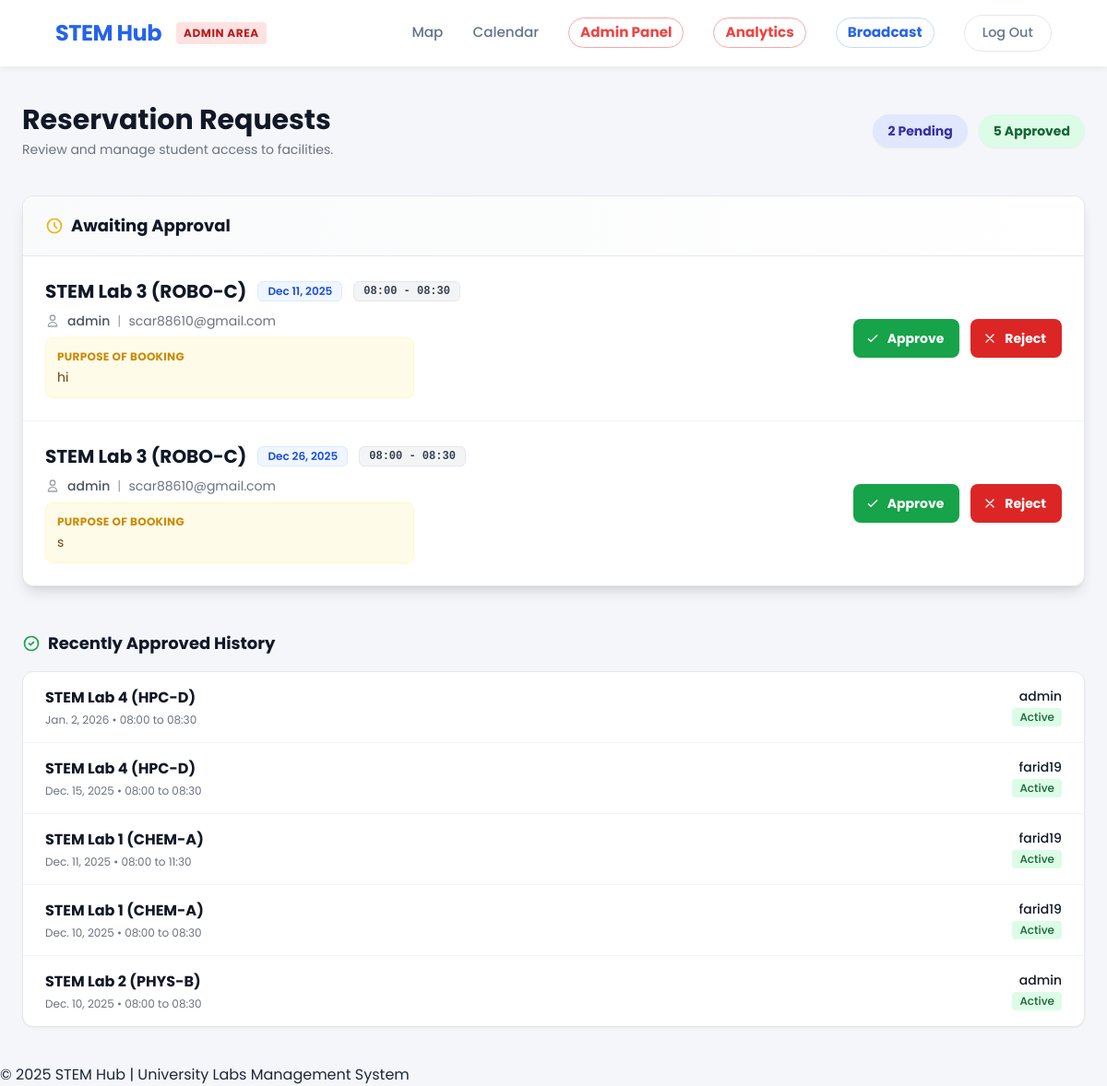
The page /reservations/dashboard/ (signed in) on the database as committed earlier.
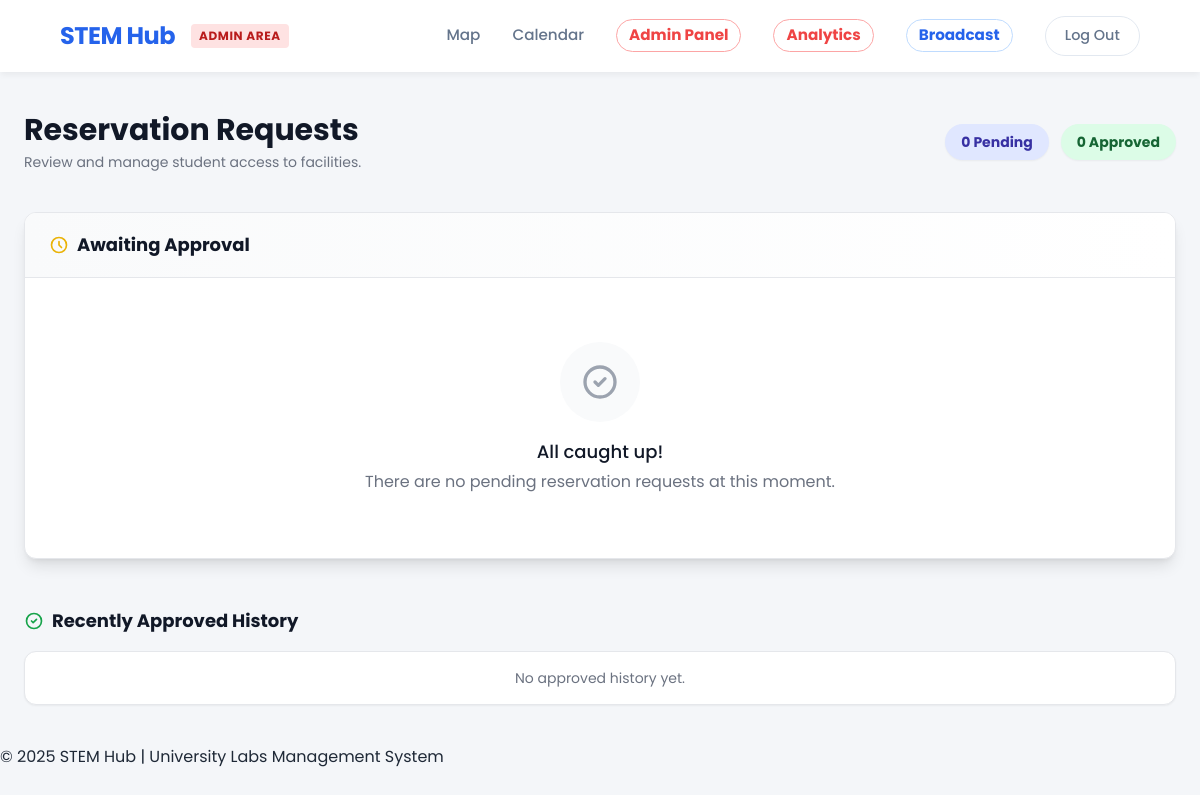
The same page on the database as committed later.
### reservations/models.py (models this page shows, shortened)
class Reservation(models.Model):
    STATUS_CHOICES = [
        ('PENDING', 'Pending Approval'),
        ('CONFIRMED', 'Confirmed'),
        ('REJECTED', 'Rejected'),
    ]
    user = models.ForeignKey(User, on_delete=models.CASCADE)
    lab = models.ForeignKey(Lab, on_delete=models.CASCADE)
    equipment = models.ManyToManyField(
        Equipment,
        blank=True,
        related_name='reservations',
        through='ReservationEquipment'
    )
    date = models.DateField()
    start_time = models.TimeField()
    end_time = models.TimeField()
    purpose = models.TextField(help_text="Reason for booking (e.g., Thesis Research, Class Project)")
    rejection_reason = models.TextField(blank=True, null=True, help_text="Reason why the admin rejected this request")
    status = models.CharField(max_length=10, choices=STATUS_CHOICES, default='PENDING')
    created_at = models.DateTimeField(auto_now_add=True)

### labs/models.py (models this page shows, shortened)
class Lab(models.Model):
    name = models.CharField(max_length=200)
    slug = models.SlugField(unique=True)
    capacity = models.PositiveIntegerField()
    description = models.TextField()
    map_svg_id = models.CharField(max_length=50, unique=True, help_text="Matches ID in Figma SVG")
    is_active = models.BooleanField(default=True)
    safety_guidelines = models.TextField()

### reservations/views.py (the view, shortened to what this page needs)
# urls.py: path('dashboard/', views.admin_dashboard, name='dashboard'),
@login_required
@user_passes_test(is_staff) # Restrict to Admins only
def admin_dashboard(request):
    pending_reservations = Reservation.objects.filter(status='PENDING').order_by('date')
    approved_reservations = Reservation.objects.filter(status='CONFIRMED').order_by('-date')[:10] # Show last 10
    context = {
        'pending_reservations': pending_reservations,
        'approved_reservations': approved_reservations
    }
    return render(request, 'reservations/admin_dashboard.html', context)

### notifications/context_processors.py (called while the page is built)
def user_notifications(request):
    if request.user.is_authenticated:
        notifs = Notification.objects.filter(recipient=request.user, is_read=False)
        return {
            'notifications_list': notifs,
            'unread_count': notifs.count()
        }
    return {}

### reservations/views.py (called while the page is built)
def is_staff(user):
    return user.is_staff

### CORE/templates/reservations/admin_dashboard.html (shortened to what the changed rows need)
{% load static %}
<!DOCTYPE html>
<html lang="en">
<head>
    <script src="https://cdn.tailwindcss.com"></script>
</head>
<body>
    <header>
        <div class="header-content">
            <div class="flex items-center gap-2">
                <h1><a href="/">STEM Hub</a></h1>
            </div>
        </div>
    </header>
    <main class="standard-container py-10">
        <div class="flex flex-col md:flex-row justify-between items-start md:items-center mb-10 gap-4">
            <div>
                <h2 class="text-3xl font-bold text-gray-900">Reservation Requests</h2>
            </div>
            <div class="flex items-center gap-3">
                <div class="bg-indigo-100 text-indigo-800 text-sm font-bold px-4 py-2 rounded-full shadow-sm">
                    {{ pending_reservations.count }} Pending
                </div>
                <div class="bg-green-100 text-green-800 text-sm font-bold px-4 py-2 rounded-full shadow-sm">
                    {{ approved_reservations.count }} Approved
                </div>
            </div>
        </div>
        <div class="bg-white shadow-lg overflow-hidden rounded-xl border border-gray-200 mb-12">
            {% if pending_reservations %}
            <ul class="divide-y divide-gray-100">
                {% for res in pending_reservations %}
                <li class="p-6 hover:bg-gray-50 transition duration-150 ease-in-out">
                    <div class="flex flex-col lg:flex-row justify-between items-start lg:items-center gap-6">
                        <div class="flex-grow space-y-2">
                            <div class="flex items-center gap-3 flex-wrap">
                                <h4 class="text-xl font-bold text-gray-900">{{ res.lab.name }}</h4>
                                <span class="px-2.5 py-0.5 rounded-md text-xs font-semibold bg-blue-50 text-blue-700 border border-blue-100">
                                    {{ res.date|date:"M d, Y" }}
                                </span>
                                <span class="px-2.5 py-0.5 rounded-md text-xs font-semibold bg-gray-100 text-gray-700 border border-gray-200 font-mono">
                                    {{ res.start_time|time:"H:i" }} - {{ res.end_time|time:"H:i" }}
                                </span>
                            </div>
                            <div class="flex items-center gap-2 text-sm text-gray-600">
                                <svg class="w-4 h-4 text-gray-400" fill="none" stroke="currentColor" viewBox="0 0 24 24"><path stroke-linecap="round" stroke-linejoin="round" stroke-width="2" d="M16 7a4 4 0 11-8 0 4 4 0 018 0zM12 14a7 7 0 00-7 7h14a7 7 0 00-7-7z"></path></svg>
                                <span class="font-medium">{{ res.user.username }}</span>
                                <span class="text-gray-400">|</span>
                                <span class="text-gray-500">{{ res.user.email }}</span>
                            </div>
                            <div class="mt-2 text-sm bg-yellow-50 text-yellow-900 p-3 rounded-lg border border-yellow-100 inline-block w-full lg:w-auto lg:min-w-[400px]">
                                <span class="font-bold text-xs uppercase tracking-wide text-yellow-600 block mb-1">Purpose of Booking</span>
                                {{ res.purpose }}
                            </div>
                        </div>
                        <div class="flex items-center gap-3 w-full lg:w-auto">
                            <form method="post" class="w-1/2 lg:w-auto" onsubmit="return confirm('Confirm approval for {{ res.user.username }}?');">
                                <button type="submit" class="w-full inline-flex justify-center items-center px-4 py-2.5 border border-transparent text-sm font-bold rounded-lg text-white bg-green-600 hover:bg-green-700 shadow-sm focus:outline-none focus:ring-2 focus:ring-offset-2 focus:ring-green-500 transition">
                                    <svg class="mr-2 -ml-1 h-4 w-4" fill="none" stroke="currentColor" viewBox="0 0 24 24"><path stroke-linecap="round" stroke-linejoin="round" stroke-width="2" d="M5 13l4 4L19 7"></path></svg>
                                    Approve
                                </button>
                            </form>
                            <button type="button" onclick="openRejectModal('{{ res.id }}', '{{ res.user.username }}')" class="w-1/2 lg:w-auto inline-flex justify-center items-center px-4 py-2.5 border border-transparent text-sm font-bold rounded-lg text-white bg-red-600 hover:bg-red-700 shadow-sm focus:outline-none focus:ring-2 focus:ring-offset-2 focus:ring-red-500 transition">
                                <svg class="mr-2 -ml-1 h-4 w-4" fill="none" stroke="currentColor" viewBox="0 0 24 24"><path stroke-linecap="round" stroke-linejoin="round" stroke-width="2" d="M6 18L18 6M6 6l12 12"></path></svg>
                                Reject
                            </button>
                        </div>
                    </div>
                </li>
                {% endfor %}
            </ul>
            {% else %}
            <div class="py-16 text-center">
                <div class="bg-gray-50 rounded-full w-20 h-20 flex items-center justify-center mx-auto mb-4">
                    <svg class="h-10 w-10 text-gray-400" fill="none" stroke="currentColor" viewBox="0 0 24 24"><path stroke-linecap="round" stroke-linejoin="round" stroke-width="2" d="M9 12l2 2 4-4m6 2a9 9 0 11-18 0 9 9 0 0118 0z"></path></svg>
                </div>
                <h3 class="text-lg font-medium text-gray-900">All caught up!</h3>
                <p class="text-gray-500 mt-1">There are no pending reservation requests at this moment.</p>
            </div>
            {% endif %}
        </div>
        <div class="bg-white shadow-sm overflow-hidden rounded-xl border border-gray-200">
            <ul class="divide-y divide-gray-100">
                {% for res in approved_reservations %}
                <li class="px-6 py-4 hover:bg-gray-50 transition flex justify-between items-center">
                    <div>
                        <span class="font-bold text-gray-900">{{ res.lab.name }}</span>
                        <div class="text-xs text-gray-500 mt-1">
                            {{ res.date }} • {{ res.start_time|time:"H:i" }} to {{ res.end_time|time:"H:i" }}
                        </div>
                    </div>
                    <div class="text-right">
                        <div class="text-sm font-medium text-gray-900">{{ res.user.username }}</div>
                        <span class="inline-flex items-center px-2 py-0.5 rounded text-xs font-medium bg-green-100 text-green-800">
                            Active
                        </span>
                    </div>
                </li>
                {% empty %}
                <li class="px-6 py-4 text-sm text-gray-500 text-center">No approved history yet.</li>
                {% endfor %}
            </ul>
        </div>
    </main>
</body>
</html>

Rows that differ between the two databases and show on the page:
removed Reservation: lab.name "STEM Lab 3 (ROBO-C)", date "Dec 11, 2025", start_time "08:00", end_time "08:30", user.username "admin", user.email "scar88610@gmail.com", purpose "hi", shown under "Awaiting Approval"
removed Reservation: lab.name "STEM Lab 3 (ROBO-C)", date "Dec 26, 2025", start_time "08:00", end_time "08:30", user.username "admin", user.email "scar88610@gmail.com", purpose "s", shown under "Awaiting Approval"
removed Reservation: lab.name "STEM Lab 4 (HPC-D)", date "Jan. 2, 2026", start_time "08:00", end_time "08:30", user.username "admin", shown under "Recently Approved History"
removed Reservation: lab.name "STEM Lab 4 (HPC-D)", date "Dec. 15, 2025", start_time "08:00", end_time "08:30", user.username "farid19", shown under "Recently Approved History"
removed Reservation: lab.name "STEM Lab 1 (CHEM-A)", date "Dec. 11, 2025", start_time "08:00", end_time "11:30", user.username "farid19", shown under "Recently Approved History"
removed Reservation: lab.name "STEM Lab 1 (CHEM-A)", date "Dec. 10, 2025", start_time "08:00", end_time "08:30", user.username "farid19", shown under "Recently Approved History"
removed Reservation: lab.name "STEM Lab 2 (PHYS-B)", date "Dec. 10, 2025", start_time "08:00", end_time "08:30", user.username "admin", shown under "Recently Approved History"
Other text that changed with them:
{{ pending_reservations.count }}: "2" → "0"
{{ approved_reservations.count }}: "5" → "0"
text now shown: "All caught up! There are no pending reservation requests at this moment. No approved history yet."
